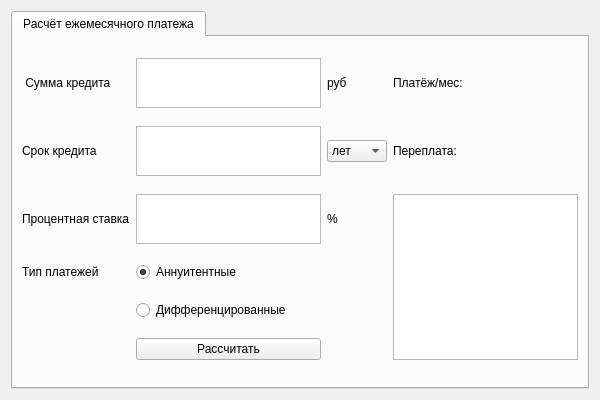
<?xml version="1.0" encoding="UTF-8"?>
<ui version="4.0">
 <class>Credit</class>
 <widget class="QWidget" name="Credit">
  <property name="geometry">
   <rect>
    <x>0</x>
    <y>0</y>
    <width>600</width>
    <height>400</height>
   </rect>
  </property>
  <property name="minimumSize">
   <size>
    <width>0</width>
    <height>300</height>
   </size>
  </property>
  <property name="maximumSize">
   <size>
    <width>800</width>
    <height>600</height>
   </size>
  </property>
  <property name="windowTitle">
   <string>Form</string>
  </property>
  <layout class="QGridLayout" name="gridLayout">
   <item row="0" column="0">
    <widget class="QTabWidget" name="tabWidget">
     <property name="currentIndex">
      <number>0</number>
     </property>
     <widget class="QWidget" name="mounth">
      <attribute name="title">
       <string>Расчёт ежемесячного платежа</string>
      </attribute>
      <layout class="QGridLayout" name="gridLayout_2">
       <item row="5" column="1">
        <widget class="QPushButton" name="pBcreditCalculate">
         <property name="text">
          <string>Рассчитать</string>
         </property>
        </widget>
       </item>
       <item row="1" column="2">
        <widget class="QComboBox" name="cBtime_type">
         <property name="minimumSize">
          <size>
           <width>60</width>
           <height>20</height>
          </size>
         </property>
         <item>
          <property name="text">
           <string>лет</string>
          </property>
         </item>
         <item>
          <property name="text">
           <string>месяцев</string>
          </property>
         </item>
        </widget>
       </item>
       <item row="0" column="3">
        <widget class="QLabel" name="Lmonthpay">
         <property name="minimumSize">
          <size>
           <width>150</width>
           <height>0</height>
          </size>
         </property>
         <property name="text">
          <string>Платёж/мес:</string>
         </property>
        </widget>
       </item>
       <item row="0" column="0">
        <widget class="QLabel" name="label_2">
         <property name="sizePolicy">
          <sizepolicy hsizetype="Preferred" vsizetype="Fixed">
           <horstretch>0</horstretch>
           <verstretch>0</verstretch>
          </sizepolicy>
         </property>
         <property name="text">
          <string> Сумма кредита</string>
         </property>
        </widget>
       </item>
       <item row="0" column="1">
        <widget class="QTextEdit" name="tEsum">
         <property name="sizePolicy">
          <sizepolicy hsizetype="Expanding" vsizetype="Expanding">
           <horstretch>0</horstretch>
           <verstretch>0</verstretch>
          </sizepolicy>
         </property>
         <property name="minimumSize">
          <size>
           <width>0</width>
           <height>25</height>
          </size>
         </property>
         <property name="maximumSize">
          <size>
           <width>16777215</width>
           <height>50</height>
          </size>
         </property>
         <property name="inputMethodHints">
          <set>Qt::ImhDigitsOnly</set>
         </property>
         <property name="html">
          <string>&lt;!DOCTYPE HTML PUBLIC &quot;-//W3C//DTD HTML 4.0//EN&quot; &quot;http://www.w3.org/TR/REC-html40/strict.dtd&quot;&gt;
&lt;html&gt;&lt;head&gt;&lt;meta name=&quot;qrichtext&quot; content=&quot;1&quot; /&gt;&lt;meta charset=&quot;utf-8&quot; /&gt;&lt;style type=&quot;text/css&quot;&gt;
p, li { white-space: pre-wrap; }
&lt;/style&gt;&lt;/head&gt;&lt;body style=&quot; font-family:'.AppleSystemUIFont'; font-size:13pt; font-weight:400; font-style:normal;&quot;&gt;
&lt;p style=&quot;-qt-paragraph-type:empty; margin-top:0px; margin-bottom:0px; margin-left:0px; margin-right:0px; -qt-block-indent:0; text-indent:0px;&quot;&gt;&lt;br /&gt;&lt;/p&gt;&lt;/body&gt;&lt;/html&gt;</string>
         </property>
        </widget>
       </item>
       <item row="2" column="0">
        <widget class="QLabel" name="label_6">
         <property name="sizePolicy">
          <sizepolicy hsizetype="Preferred" vsizetype="Fixed">
           <horstretch>0</horstretch>
           <verstretch>0</verstretch>
          </sizepolicy>
         </property>
         <property name="text">
          <string>Процентная ставка</string>
         </property>
        </widget>
       </item>
       <item row="3" column="0">
        <widget class="QLabel" name="label_8">
         <property name="text">
          <string>Тип платежей</string>
         </property>
        </widget>
       </item>
       <item row="1" column="0">
        <widget class="QLabel" name="label_4">
         <property name="sizePolicy">
          <sizepolicy hsizetype="Preferred" vsizetype="Fixed">
           <horstretch>0</horstretch>
           <verstretch>0</verstretch>
          </sizepolicy>
         </property>
         <property name="text">
          <string>Срок кредита</string>
         </property>
        </widget>
       </item>
       <item row="3" column="1">
        <widget class="QRadioButton" name="rBannuitent">
         <property name="text">
          <string>Аннуитентные</string>
         </property>
         <property name="checked">
          <bool>true</bool>
         </property>
        </widget>
       </item>
       <item row="1" column="3">
        <widget class="QLabel" name="Loverpay">
         <property name="text">
          <string>Переплата:</string>
         </property>
        </widget>
       </item>
       <item row="2" column="3" rowspan="4">
        <widget class="QTextEdit" name="tEmonth">
         <property name="readOnly">
          <bool>true</bool>
         </property>
        </widget>
       </item>
       <item row="0" column="2">
        <widget class="QLabel" name="label_3">
         <property name="sizePolicy">
          <sizepolicy hsizetype="Preferred" vsizetype="Fixed">
           <horstretch>0</horstretch>
           <verstretch>0</verstretch>
          </sizepolicy>
         </property>
         <property name="text">
          <string>руб</string>
         </property>
        </widget>
       </item>
       <item row="2" column="2">
        <widget class="QLabel" name="label_7">
         <property name="sizePolicy">
          <sizepolicy hsizetype="Preferred" vsizetype="Fixed">
           <horstretch>0</horstretch>
           <verstretch>0</verstretch>
          </sizepolicy>
         </property>
         <property name="text">
          <string>%</string>
         </property>
        </widget>
       </item>
       <item row="2" column="1">
        <widget class="QTextEdit" name="tEpercent">
         <property name="sizePolicy">
          <sizepolicy hsizetype="Expanding" vsizetype="Expanding">
           <horstretch>0</horstretch>
           <verstretch>0</verstretch>
          </sizepolicy>
         </property>
         <property name="minimumSize">
          <size>
           <width>0</width>
           <height>25</height>
          </size>
         </property>
         <property name="maximumSize">
          <size>
           <width>16777215</width>
           <height>50</height>
          </size>
         </property>
         <property name="inputMethodHints">
          <set>Qt::ImhDigitsOnly</set>
         </property>
        </widget>
       </item>
       <item row="4" column="1">
        <widget class="QRadioButton" name="rBdiffer">
         <property name="text">
          <string>Дифференцированные</string>
         </property>
        </widget>
       </item>
       <item row="1" column="1">
        <widget class="QTextEdit" name="tEtime">
         <property name="sizePolicy">
          <sizepolicy hsizetype="Expanding" vsizetype="Expanding">
           <horstretch>0</horstretch>
           <verstretch>0</verstretch>
          </sizepolicy>
         </property>
         <property name="minimumSize">
          <size>
           <width>0</width>
           <height>25</height>
          </size>
         </property>
         <property name="maximumSize">
          <size>
           <width>16777215</width>
           <height>50</height>
          </size>
         </property>
         <property name="inputMethodHints">
          <set>Qt::ImhDigitsOnly</set>
         </property>
        </widget>
       </item>
      </layout>
     </widget>
    </widget>
   </item>
  </layout>
 </widget>
 <resources/>
 <connections/>
</ui>
